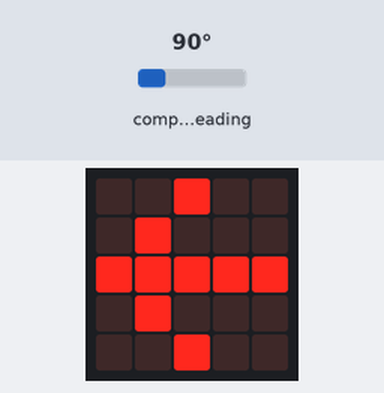
A program run on a simulated BBC micro:bit (MakeCode). On the bench: the board's 5×5 LED display. Inputs (shaded band) come from the test bench; at power-on: compass heading 90°. The compass is already calibrated.

Above: at 1.2 s.
1.3 s: compass heading set to 7°
At 2.7 s:
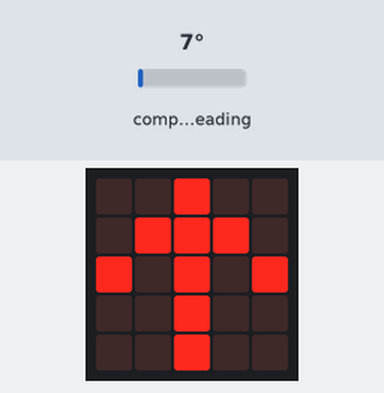
3.3 s: compass heading set to 180°
At 4.9 s:
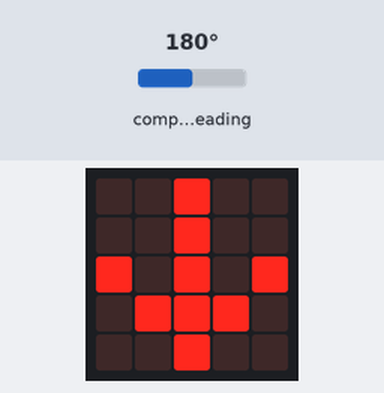
5.2 s: compass heading set to 269°
At 6.4 s:
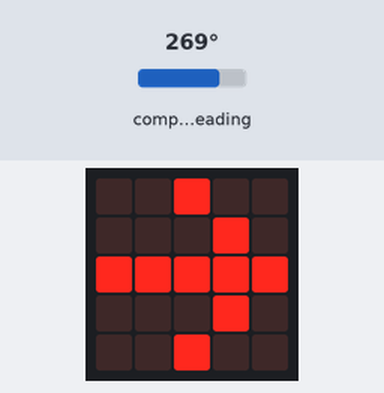
7.0 s: compass heading set to 250°
8.6 s: compass heading set to 244°
At 9.0 s:
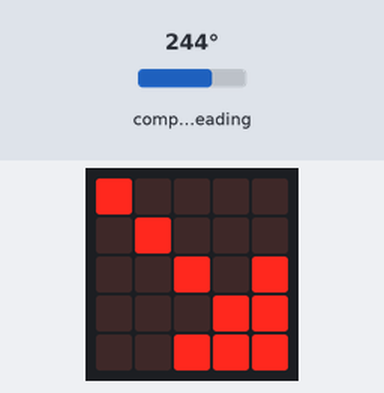
10.1 s: compass heading set to 90°
At 11.5 s:
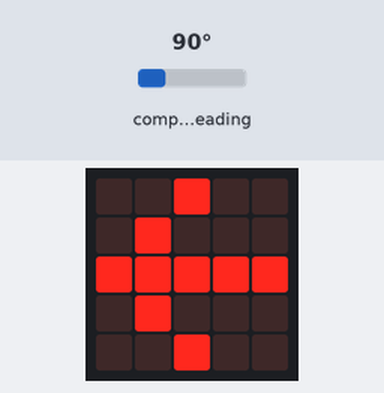
Timing chart, 0 to 13.0 s (numbered marks = the images above; inputs shaded):
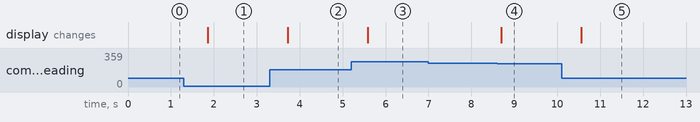

The program:

main.ts
```typescript
basic.forever(function () {
    if (input.compassHeading() < 23) {
        basic.showArrow(ArrowNames.North)
    } else if (input.compassHeading() < 68) {
        basic.showArrow(ArrowNames.NorthWest)
    } else if (input.compassHeading() < 113) {
        basic.showArrow(ArrowNames.West)
    } else if (input.compassHeading() < 158) {
        basic.showArrow(ArrowNames.SouthWest)
    } else if (input.compassHeading() < 203) {
        basic.showArrow(ArrowNames.South)
    } else if (input.compassHeading() < 248) {
        basic.showArrow(ArrowNames.SouthEast)
    } else if (input.compassHeading() < 293) {
        basic.showArrow(ArrowNames.East)
    } else if (input.compassHeading() < 338) {
        basic.showArrow(ArrowNames.NorthEast)
    } else {
        basic.showArrow(ArrowNames.North)
    }
})
```

test.ts
```typescript
// テストはここに来ます。このパッケージが拡張機能として使用されるときにはコンパイルされません。
```

Measured:
- the behaviour switches between 248 and 247° on compass heading (found by bisection; images 3 and 4)
- after the input at 1.3 s, the display: changes after 0.56 s (image 1)
- after the input at 3.3 s, the display: changes after 0.42 s (image 2)
- after the input at 5.2 s, the display: changes after 0.39 s (image 3)
- after the input at 7.0 s, every drawn part: stays the same
- after the input at 8.6 s, the display: changes after 0.09 s (image 4)
- after the input at 10.1 s, the display: changes after 0.46 s (image 5)
